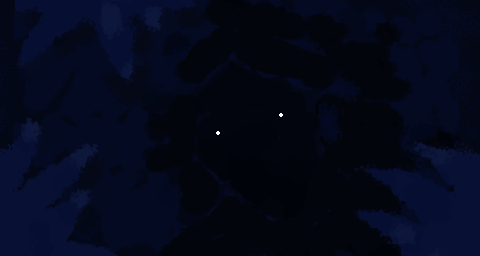

This game map was drawn from its Tiled (.tmx) file and the tilesets committed beside it. A one-line description and the full map source follow:
An orthogonal 30x16 tile map with 16x16 px tiles, 5 tile layers (Back, Back2, Buildings, Front, ...).

<map version="1.10" tiledversion="1.11.2" orientation="orthogonal" renderorder="right-down" width="30" height="16" tilewidth="16" tileheight="16" infinite="0" nextlayerid="13" nextobjectid="2">
 <properties>
  <property name="Outdoors" value="T" />
 </properties>
 <tileset firstgid="1" name="JamesNight" tilewidth="16" tileheight="16" tilecount="1080" columns="30">
  <image source="JamesNight.png" width="480" height="256" />
 </tileset>
 <layer id="1" name="Back" width="30" height="16">
  <data encoding="csv">
0,0,0,0,0,0,0,0,0,0,0,0,0,0,0,0,0,0,0,0,0,0,0,0,0,0,0,0,0,0,
0,0,0,0,0,0,0,0,0,0,0,0,0,0,0,0,0,0,0,0,0,0,0,0,0,0,0,0,0,0,
0,0,0,0,0,0,0,0,0,0,0,0,0,0,0,0,0,0,0,0,0,0,0,0,0,0,0,0,0,0,
0,0,0,0,0,0,0,0,0,0,0,0,0,0,0,0,0,0,0,0,0,0,0,0,0,0,0,0,0,0,
0,0,0,0,0,0,0,0,0,0,0,0,0,0,0,0,0,0,0,0,0,0,0,0,0,0,0,0,0,0,
0,0,0,0,0,0,0,0,0,0,0,0,0,0,0,0,0,0,0,0,0,0,0,0,0,0,0,0,0,0,
0,0,0,0,0,0,0,0,0,0,0,0,0,0,0,0,0,0,0,0,0,0,0,0,0,0,0,0,0,0,
0,0,0,0,0,0,0,0,0,0,0,0,0,0,0,0,0,0,0,0,0,0,0,0,0,0,0,0,0,0,
0,0,0,0,0,0,0,0,0,0,0,0,0,0,0,0,0,0,0,0,0,0,0,0,0,0,0,0,0,0,
0,0,0,0,0,0,0,0,0,0,0,0,0,0,0,0,0,0,0,0,0,0,0,0,0,0,0,0,0,0,
0,0,0,0,0,0,0,0,0,0,0,0,0,0,0,0,0,0,0,0,0,0,0,0,0,0,0,0,0,0,
0,0,0,0,0,0,0,0,0,0,0,0,0,0,0,0,0,0,0,0,0,0,0,0,0,0,0,0,0,0,
0,0,0,0,0,0,0,0,0,0,0,0,0,0,0,0,0,0,0,0,0,0,0,0,0,0,0,0,0,0,
0,0,0,0,0,0,0,0,0,0,0,0,0,0,0,0,0,0,0,0,0,0,0,0,0,0,0,0,0,0,
0,0,0,0,0,0,0,0,0,0,0,0,0,0,0,0,0,0,0,0,0,0,0,0,0,0,0,0,0,0,
0,0,0,0,0,0,0,0,0,0,0,0,0,0,0,0,0,0,0,0,0,0,0,0,0,0,0,0,0,0
</data>
 </layer>
 <layer id="9" name="Back2" width="30" height="16">
  <data encoding="csv">
0,0,0,0,0,0,0,0,0,0,0,0,0,0,0,0,0,0,0,0,0,0,0,0,0,0,0,0,0,0,
0,0,0,0,0,0,0,0,0,0,0,0,0,0,0,0,0,0,0,0,0,0,0,0,0,0,0,0,0,0,
0,0,0,0,0,0,0,0,0,0,0,0,0,0,0,0,0,0,0,0,0,0,0,0,0,0,0,0,0,0,
0,0,0,0,0,0,0,0,0,0,0,0,0,0,0,0,0,0,0,0,0,0,0,0,0,0,0,0,0,0,
0,0,0,0,0,0,0,0,0,0,0,0,0,0,0,0,0,0,0,0,0,0,0,0,0,0,0,0,0,0,
0,0,0,0,0,0,0,0,0,0,0,0,0,0,0,0,0,0,0,0,0,0,0,0,0,0,0,0,0,0,
0,0,0,0,0,0,0,0,0,0,0,0,0,0,0,0,0,0,0,0,0,0,0,0,0,0,0,0,0,0,
0,0,0,0,0,0,0,0,0,0,0,0,0,0,0,0,0,0,0,0,0,0,0,0,0,0,0,0,0,0,
0,0,0,0,0,0,0,0,0,0,0,0,0,0,0,0,0,0,0,0,0,0,0,0,0,0,0,0,0,0,
0,0,0,0,0,0,0,0,0,0,0,0,0,0,0,0,0,0,0,0,0,0,0,0,0,0,0,0,0,0,
0,0,0,0,0,0,0,0,0,0,0,0,0,0,0,0,0,0,0,0,0,0,0,0,0,0,0,0,0,0,
0,0,0,0,0,0,0,0,0,0,0,0,0,0,0,0,0,0,0,0,0,0,0,0,0,0,0,0,0,0,
0,0,0,0,0,0,0,0,0,0,0,0,0,0,0,0,0,0,0,0,0,0,0,0,0,0,0,0,0,0,
0,0,0,0,0,0,0,0,0,0,0,0,0,0,0,0,0,0,0,0,0,0,0,0,0,0,0,0,0,0,
0,0,0,0,0,0,0,0,0,0,0,0,0,0,0,0,0,0,0,0,0,0,0,0,0,0,0,0,0,0,
0,0,0,0,0,0,0,0,0,0,0,0,0,0,0,0,0,0,0,0,0,0,0,0,0,0,0,0,0,0
</data>
 </layer>
 <objectgroup id="6" name="Back" />
 <layer id="3" name="Buildings" width="30" height="16">
  <data encoding="csv">
0,0,0,0,0,0,0,0,0,0,0,0,0,0,0,0,0,0,0,0,0,0,0,0,0,0,0,0,0,0,
0,0,0,0,0,0,0,0,0,0,0,0,0,0,0,0,0,0,0,0,0,0,0,0,0,0,0,0,0,0,
0,0,0,0,0,0,0,0,0,0,0,0,0,0,0,0,0,0,0,0,0,0,0,0,0,0,0,0,0,0,
0,0,0,0,0,0,0,0,0,0,0,0,0,0,0,0,0,0,0,0,0,0,0,0,0,0,0,0,0,0,
0,0,0,0,0,0,0,0,0,0,0,0,0,0,0,0,0,0,0,0,0,0,0,0,0,0,0,0,0,0,
0,0,0,0,0,0,0,0,0,0,0,0,0,0,0,0,0,0,0,0,0,0,0,0,0,0,0,0,0,0,
0,0,0,0,0,0,0,0,0,0,0,0,0,0,0,0,0,0,0,0,0,0,0,0,0,0,0,0,0,0,
0,0,0,0,0,0,0,0,0,0,0,0,0,0,0,0,0,0,0,0,0,0,0,0,0,0,0,0,0,0,
0,0,0,0,0,0,0,0,0,0,0,0,0,0,0,0,0,0,0,0,0,0,0,0,0,0,0,0,0,0,
0,0,0,0,0,0,0,0,0,0,0,0,0,0,0,0,0,0,0,0,0,0,0,0,0,0,0,0,0,0,
0,0,0,0,0,0,0,0,0,0,0,0,0,0,0,0,0,0,0,0,0,0,0,0,0,0,0,0,0,0,
0,0,0,0,0,0,0,0,0,0,0,0,0,0,0,0,0,0,0,0,0,0,0,0,0,0,0,0,0,0,
0,0,0,0,0,0,0,0,0,0,0,0,0,0,0,0,0,0,0,0,0,0,0,0,0,0,0,0,0,0,
0,0,0,0,0,0,0,0,0,0,0,0,0,0,0,0,0,0,0,0,0,0,0,0,0,0,0,0,0,0,
0,0,0,0,0,0,0,0,0,0,0,0,0,0,0,0,0,0,0,0,0,0,0,0,0,0,0,0,0,0,
0,0,0,0,0,0,0,0,0,0,0,0,0,0,0,0,0,0,0,0,0,0,0,0,0,0,0,0,0,0
</data>
 </layer>
 <objectgroup id="7" name="Buildings" />
 <layer id="4" name="Front" width="30" height="16">
  <data encoding="csv">
1,2,3,4,5,6,7,8,9,10,11,12,13,14,15,16,17,18,19,20,21,22,23,24,25,26,27,28,29,30,
31,32,33,34,35,36,37,38,39,40,41,42,43,44,45,46,47,48,49,50,51,52,53,54,55,56,57,58,59,60,
61,62,63,64,65,66,67,68,69,70,71,72,73,74,75,76,77,78,79,80,81,82,83,84,85,86,87,88,89,90,
91,92,93,94,95,96,97,98,99,100,101,102,103,104,105,106,107,108,109,110,111,112,113,114,115,116,117,118,119,120,
121,122,123,124,125,126,127,128,129,130,131,132,133,134,135,136,137,138,139,140,141,142,143,144,145,146,147,148,149,150,
151,152,153,154,155,156,157,158,159,160,161,162,163,164,165,166,167,168,169,170,171,172,173,174,175,176,177,178,179,180,
181,182,183,184,185,186,187,188,189,190,191,192,193,194,195,196,197,198,199,200,201,202,203,204,205,206,207,208,209,210,
211,212,213,214,215,216,217,218,219,220,221,222,223,224,225,226,227,228,229,230,231,232,233,234,235,236,237,238,239,240,
241,242,243,244,245,246,247,248,249,250,251,252,253,254,255,256,257,258,259,260,261,262,263,264,265,266,267,268,269,270,
271,272,273,274,275,276,277,278,279,280,281,282,283,284,285,286,287,288,289,290,291,292,293,294,295,296,297,298,299,300,
301,302,303,304,305,306,307,308,309,310,311,312,313,314,315,316,317,318,319,320,321,322,323,324,325,326,327,328,329,330,
331,332,333,334,335,336,337,338,339,340,341,342,343,344,345,346,347,348,349,350,351,352,353,354,355,356,357,358,359,360,
361,362,363,364,365,366,367,368,369,370,371,372,373,374,375,376,377,378,379,380,381,382,383,384,385,386,387,388,389,390,
391,392,393,394,395,396,397,398,399,400,401,402,403,404,405,406,407,408,409,410,411,412,413,414,415,416,417,418,419,420,
421,422,423,424,425,426,427,428,429,430,431,432,433,434,435,436,437,438,439,440,441,442,443,444,445,446,447,448,449,450,
451,452,453,454,455,456,457,458,459,460,461,462,463,464,465,466,467,468,469,470,471,472,473,474,475,476,477,478,479,480
</data>
 </layer>
 <objectgroup id="5" name="Front" />
 <layer id="2" name="AlwaysFront" width="30" height="16">
  <data encoding="csv">
0,0,0,0,0,0,0,0,0,0,0,0,0,0,0,0,0,0,0,0,0,0,0,0,0,0,0,0,0,0,
0,0,0,0,0,0,0,0,0,0,0,0,0,0,0,0,0,0,0,0,0,0,0,0,0,0,0,0,0,0,
0,0,0,0,0,0,0,0,0,0,0,0,0,0,0,0,0,0,0,0,0,0,0,0,0,0,0,0,0,0,
0,0,0,0,0,0,0,0,0,0,0,0,0,0,0,0,0,0,0,0,0,0,0,0,0,0,0,0,0,0,
0,0,0,0,0,0,0,0,0,0,0,0,0,0,0,0,0,0,0,0,0,0,0,0,0,0,0,0,0,0,
0,0,0,0,0,0,0,0,0,0,0,0,0,0,0,0,0,0,0,0,0,0,0,0,0,0,0,0,0,0,
0,0,0,0,0,0,0,0,0,0,0,0,0,0,0,0,0,0,0,0,0,0,0,0,0,0,0,0,0,0,
0,0,0,0,0,0,0,0,0,0,0,0,0,0,0,0,0,0,0,0,0,0,0,0,0,0,0,0,0,0,
0,0,0,0,0,0,0,0,0,0,0,0,0,0,0,0,0,0,0,0,0,0,0,0,0,0,0,0,0,0,
0,0,0,0,0,0,0,0,0,0,0,0,0,0,0,0,0,0,0,0,0,0,0,0,0,0,0,0,0,0,
0,0,0,0,0,0,0,0,0,0,0,0,0,0,0,0,0,0,0,0,0,0,0,0,0,0,0,0,0,0,
0,0,0,0,0,0,0,0,0,0,0,0,0,0,0,0,0,0,0,0,0,0,0,0,0,0,0,0,0,0,
0,0,0,0,0,0,0,0,0,0,0,0,0,0,0,0,0,0,0,0,0,0,0,0,0,0,0,0,0,0,
0,0,0,0,0,0,0,0,0,0,0,0,0,0,0,0,0,0,0,0,0,0,0,0,0,0,0,0,0,0,
0,0,0,0,0,0,0,0,0,0,0,0,0,0,0,0,0,0,0,0,0,0,0,0,0,0,0,0,0,0,
0,0,0,0,0,0,0,0,0,0,0,0,0,0,0,0,0,0,0,0,0,0,0,0,0,0,0,0,0,0
</data>
 </layer>
 <objectgroup id="8" name="AlwaysFront" />
</map>
